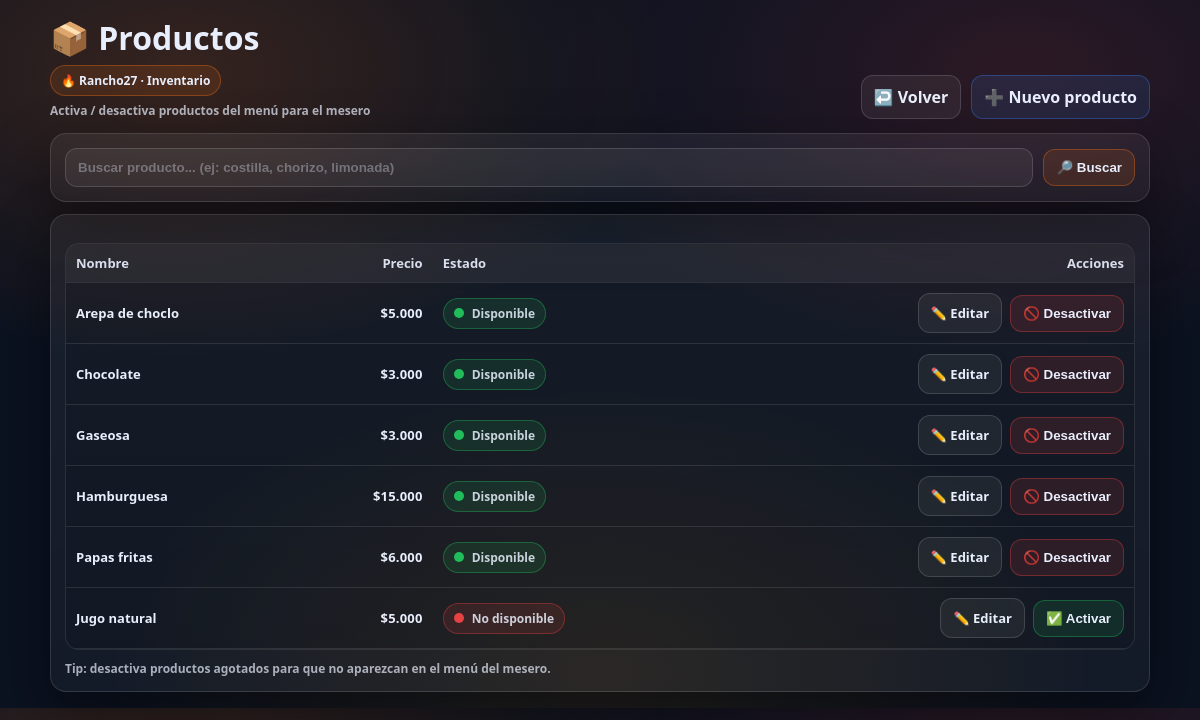
/admin/productos (signed in), run on an earlier commit of the app's database.
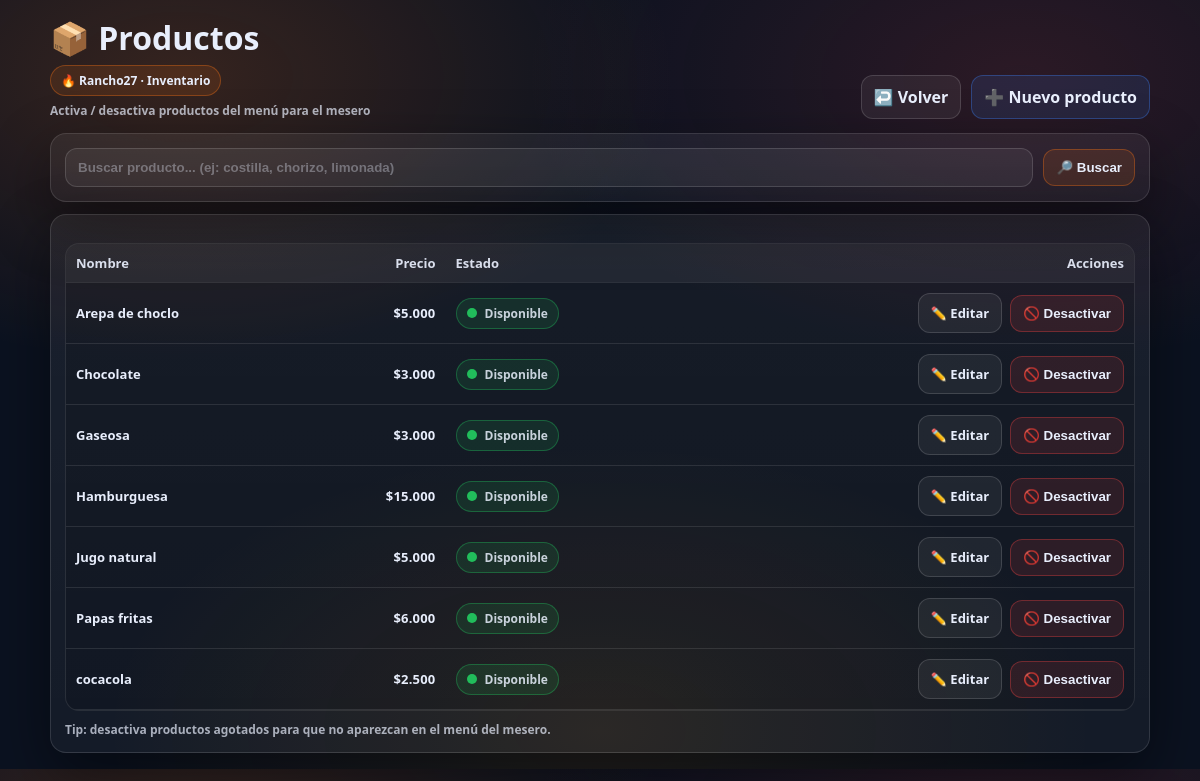
And on a later commit of the database.
### models.py (models this page shows, shortened)
class Producto(db.Model):
    id = db.Column(db.Integer, primary_key=True)
    nombre = db.Column(db.String(100), nullable=False)
    precio = db.Column(db.Float, nullable=False)
    activo = db.Column(db.Boolean, default=True)

### app.py (the view)
@app.route("/admin/productos")
@login_required
def admin_productos():
    if not solo_admin():
        return redirect(url_for("login"))
    productos = Producto.query.order_by(Producto.activo.desc(), Producto.nombre.asc()).all()
    return render_template("admin_productos.html", productos=productos)

### app.py (called while the page is built)
@app.template_filter("cop")
def cop(value):
    try:
        n = int(round(float(value)))
    except (TypeError, ValueError):
        n = 0
    return "$" + f"{n:,}".replace(",", ".")

@login_manager.user_loader
def load_user(user_id):
    return db.session.get(User, int(user_id))

def solo_admin():
    return current_user.is_authenticated and (current_user.role or "").lower() == "admin"

### templates/admin_productos.html (shortened to what this page needs)
<!DOCTYPE html>
<html lang="es">
<head>
</head>
<body>
  <div class="wrap">
    <div class="topbar">
      <div class="title">
        <h1 style="margin:0;">📦 Productos</h1>
        <div class="badge">🔥 Rancho27 · Inventario</div>
        <div class="muted">Activa / desactiva productos del menú para el mesero</div>
      </div>
      <div class="btnrow">
        <a class="btn" href="{{ url_for('admin_panel') }}">↩️ Volver</a>
        <a class="btn blue" href="{{ url_for('admin_producto_nuevo') }}">➕ Nuevo producto</a>
      </div>
    </div>
    <div class="card">
      <form method="GET" action="{{ url_for('admin_productos') }}" class="searchBox">
        <input class="input" type="text" name="q" value="{{ q }}" placeholder="Buscar producto... (ej: costilla, chorizo, limonada)" />
        <button class="btn ember" type="submit">🔎 Buscar</button>
      </form>
    </div>
    {% if productos|length == 0 %}
      <div class="empty">No hay productos para mostrar.</div>
    {% else %}
      <div class="card" style="margin-top:12px;">
        <div class="tableWrap">
          <table>
            <thead>
              <tr>
                <th>Nombre</th>
                <th class="right">Precio</th>
                <th>Estado</th>
                <th class="right">Acciones</th>
              </tr>
            </thead>
            <tbody>
              {% for p in productos %}
              <tr>
                <td><b>{{ p.nombre }}</b></td>
                <td class="right price">{{ p.precio|cop }}</td>
                <td>
                  {% if p.activo %}
                    <span class="pill on"><span class="dot"></span> Disponible</span>
                  {% else %}
                    <span class="pill off"><span class="dot"></span> No disponible</span>
                  {% endif %}
                </td>
                <td class="right">
                  <div class="actions">
                    <a class="btn" href="{{ url_for('admin_producto_editar', producto_id=p.id) }}">✏️ Editar</a>
                    <form method="POST" action="{{ url_for('admin_producto_toggle', producto_id=p.id) }}">
                      {% if p.activo %}
                        <button class="btn red" type="submit">🚫 Desactivar</button>
                      {% else %}
                        <button class="btn green" type="submit">✅ Activar</button>
                      {% endif %}
                    </form>
                  </div>
                </td>
              </tr>
              {% endfor %}
            </tbody>
          </table>
        </div>
        <div class="muted" style="margin-top:10px;">
          Tip: desactiva productos agotados para que no aparezcan en el menú del mesero.
        </div>
      </div>
    {% endif %}
  </div>
</body>
</html>

### templates/admin_productos.html (style rules this page uses)
:root { --bg:#0b1220; --card: rgba(255,255,255,.04); --card2: rgba(255,255,255,.06); --border: rgba(255,255,255,.12); --text:#e8eefc; --muted: rgba(232,238,252,.7); --ember: rgba(249,115,22,.12); --emberB: rgba(249,115,22,.35); --green: rgba(34,197,94,.12); --greenB: rgba(34,197,94,.35); --red: rgba(239,68,68,.12); --redB: rgba(239,68,68,.35); --blue: rgba(59,130,246,.12); --blueB: rgba(59,130,246,.35); --shadow: rgba(0,0,0,.45); --radius: 16px; }
* { box-sizing:border-box; }
body { margin:0; font-family: system-ui, -apple-system, "Segoe UI", Roboto, Arial, sans-serif; color: var(--text); background: radial-gradient(900px 520px at 15% 10%, rgba(249,115,22,.18), transparent 55%), radial-gradient(900px 520px at 85% 10%, rgba(239,68,68,.14), transparent 55%), radial-gradient(900px 520px at 50% 95%, rgba(245,158,11,.10), transparent 55%), var(--bg); padding: 16px; }
a { text-decoration:none; color: var(--text); }
.wrap { width:min(1100px, 100%); margin:0 auto; }
.topbar { display:flex; align-items:flex-end; justify-content:space-between; gap:12px; flex-wrap:wrap; margin-bottom: 14px; }
.title { display:flex; flex-direction:column; gap:6px; }
.badge { display:inline-flex; align-items:center; gap:8px; padding:6px 10px; border-radius:999px; border:1px solid var(--emberB); background: var(--ember); font-weight:900; font-size:12px; width: fit-content; }
.muted { color: var(--muted); font-size:12px; font-weight:800; }
.btnrow { display:flex; gap:10px; flex-wrap:wrap; align-items:center; }
.btn { display:inline-flex; align-items:center; justify-content:center; gap:8px; padding:10px 12px; border-radius:12px; border:1px solid rgba(255,255,255,.14); background: rgba(255,255,255,.06); color: var(--text); cursor:pointer; font-weight:900; transition: transform .06s ease, filter .15s ease; user-select:none; white-space:nowrap; }
.btn.blue { border-color: var(--blueB); background: var(--blue); }
.btn.ember { border-color: var(--emberB); background: var(--ember); }
.btn.red { border-color: var(--redB); background: var(--red); }
.card { border: 1px solid var(--border); background: linear-gradient(180deg, var(--card2), var(--card)); border-radius: var(--radius); padding: 14px; box-shadow: 0 22px 60px var(--shadow); }
.searchBox { display:flex; gap:10px; flex-wrap:wrap; align-items:center; width: 100%; }
.input { flex: 1; min-width: 220px; padding: 11px 12px; border-radius: 12px; border: 1px solid rgba(255,255,255,.14); background: rgba(255,255,255,.06); color: var(--text); font-weight: 900; outline: none; transition: .15s; }
.input::placeholder { color: rgba(232,238,252,.35); }
.tableWrap { margin-top: 14px; overflow:auto; border-radius: 14px; border:1px solid rgba(255,255,255,.10); background: rgba(0,0,0,.12); }
table { width:100%; border-collapse: collapse; min-width: 780px; }
th, td { padding: 10px 10px; border-bottom: 1px solid rgba(255,255,255,.10); text-align:left; font-size: 13px; vertical-align: middle; }
th { background: rgba(255,255,255,.06); font-weight: 900; color: rgba(232,238,252,.92); position: sticky; top: 0; z-index: 1; }
.right { text-align:right; }
.pill { display:inline-flex; align-items:center; gap:8px; padding: 6px 10px; border-radius: 999px; font-size: 12px; font-weight: 900; border: 1px solid rgba(255,255,255,.14); background: rgba(255,255,255,.04); color: rgba(232,238,252,.85); white-space:nowrap; }
.dot { width:10px; height:10px; border-radius:999px; background: rgba(232,238,252,.45); }
.pill.on { border-color: var(--greenB); background: var(--green); }
.pill.on .dot { background: rgba(34,197,94,.95); }
.price { font-weight: 900; letter-spacing: .2px; }
.actions { display:flex; gap:8px; flex-wrap:wrap; justify-content:flex-end; align-items:center; }
form { margin:0; }

What changed in the data, as far as the page shows it:
changed Producto "Jugo natural": activo "No disponible ✅ Activar" → "Disponible 🚫 Desactivar"; moves up the list
added Producto: nombre "cocacola", precio|cop "$2.500", activo True (drawn)
